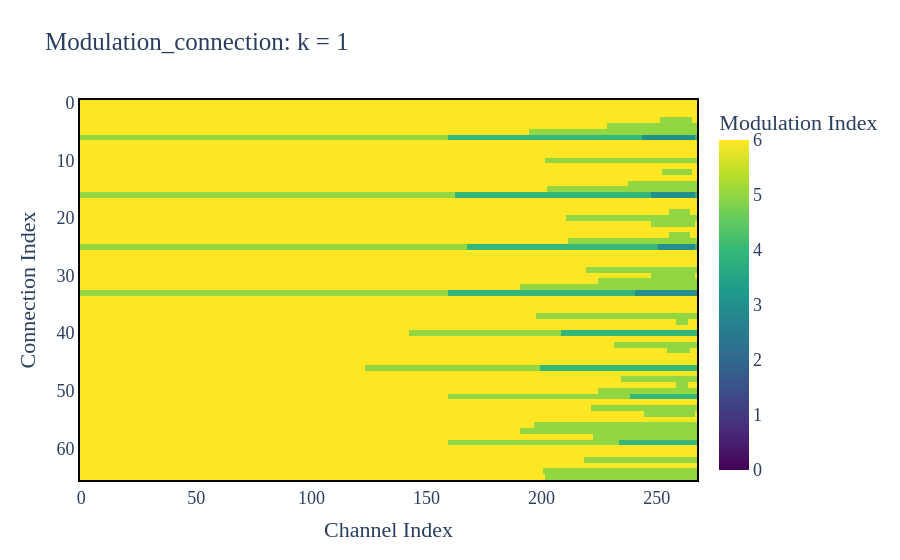

Notebook cell for this chart:
### Code cell
plotter = ModulationConnectionPlotter(Modulation_connection)
fig = plotter.plot(k_index=0)
fig.show()

### Figure 1 — Plotly figure (JSON) as saved in the notebook; plotly's stock layout.template omitted (floating-point values rounded to 4 significant figures; data arrays with more than 128 entries replaced by an {"elided": "..."} marker saying what was removed)
{"data": [{"colorbar": {"title": {"text": "Modulation Index"}}, "colorscale": [[0, "#440154"], [0.1111, "#482878"], [0.2222, "#3e4989"], [0.3333, "#31688e"], [0.4444, "#26828e"], [0.5556, "#1f9e89"], [0.6667, "#35b779"], [0.7778, "#6ece58"], [0.8889, "#b5de2b"], [1, "#fde725"]], "type": "heatmap", "z": {"elided": "66x268 float values"}, "zmax": 6, "zmin": 0}], "layout": {"font": {"family": "Times New Roman", "size": 18}, "title": {"text": "Modulation_connection: k = 1"}, "xaxis": {"linecolor": "black", "linewidth": 2, "mirror": true, "showgrid": true, "showline": true, "title": {"text": "Channel Index"}}, "yaxis": {"autorange": "reversed", "linecolor": "black", "linewidth": 2, "mirror": true, "showgrid": true, "showline": true, "title": {"text": "Connection Index"}}}}
